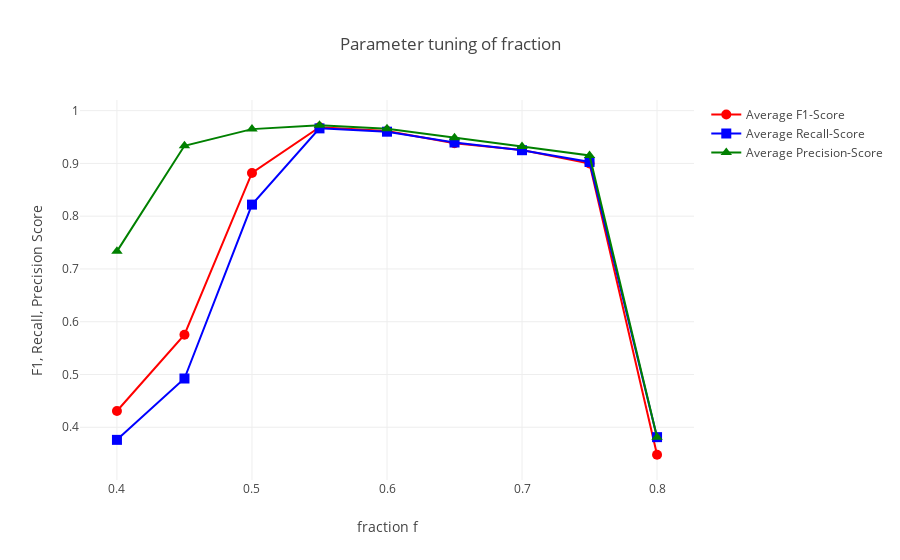

The notebook cell saved with this chart:
### Code cell
frac = [0.8, 0.75, 0.7, 0.65, 0.6, 0.55, 0.5, 0.45, 0.4]
# Create traces
trace0 = go.Scatter(
    x = frac,
    y = avg_f1,
    mode = 'lines+markers',
    marker = dict(
        symbol = 'circle',
        size = 10,
        color = 'red',
    ),
    name = 'Average F1-Score'
)

trace1 = go.Scatter(
    x = frac,
    y = avg_recall,
    mode = 'lines+markers',
    marker = dict(
        symbol = 'square',
        size = 10,
        color = 'blue',
    ),
    name = 'Average Recall-Score'
)

trace2 = go.Scatter(
    x = frac,
    y = avg_precision,
    mode = 'lines+markers',
    marker = dict(
        symbol = 'triangle-up',
        size = 10,
        color = 'green',
    ),
    name = 'Average Precision-Score'
)

layout = go.Layout(
    title='Parameter tuning of fraction',
    xaxis=dict(
        title='fraction f',
    ),
    yaxis=dict(
        title='F1, Recall, Precision Score',
    )
)
data =  go.Figure(data=[trace0, trace1, trace2], layout=layout)

iplot(data, filename='oscope_fraction')

### Figure 1 — Plotly figure (JSON) as saved in the notebook; plotly's stock layout.template omitted (floating-point values rounded to 4 significant figures)
{"data": [{"marker": {"color": "red", "size": 10, "symbol": "circle"}, "mode": "lines+markers", "name": "Average F1-Score", "type": "scatter", "x": [0.8, 0.75, 0.7, 0.65, 0.6, 0.55, 0.5, 0.45, 0.4], "y": [0.348, 0.8997, 0.9253, 0.9383, 0.9612, 0.9686, 0.8819, 0.5753, 0.4309]}, {"marker": {"color": "blue", "size": 10, "symbol": "square"}, "mode": "lines+markers", "name": "Average Recall-Score", "type": "scatter", "x": [0.8, 0.75, 0.7, 0.65, 0.6, 0.55, 0.5, 0.45, 0.4], "y": [0.3813, 0.9027, 0.925, 0.9396, 0.9601, 0.9664, 0.8219, 0.4924, 0.3762]}, {"marker": {"color": "green", "size": 10, "symbol": "triangle-up"}, "mode": "lines+markers", "name": "Average Precision-Score", "type": "scatter", "x": [0.8, 0.75, 0.7, 0.65, 0.6, 0.55, 0.5, 0.45, 0.4], "y": [0.3812, 0.915, 0.932, 0.9484, 0.9655, 0.9723, 0.965, 0.9333, 0.7333]}], "layout": {"title": "Parameter tuning of fraction", "xaxis": {"title": "fraction f"}, "yaxis": {"title": "F1, Recall, Precision Score"}}}
